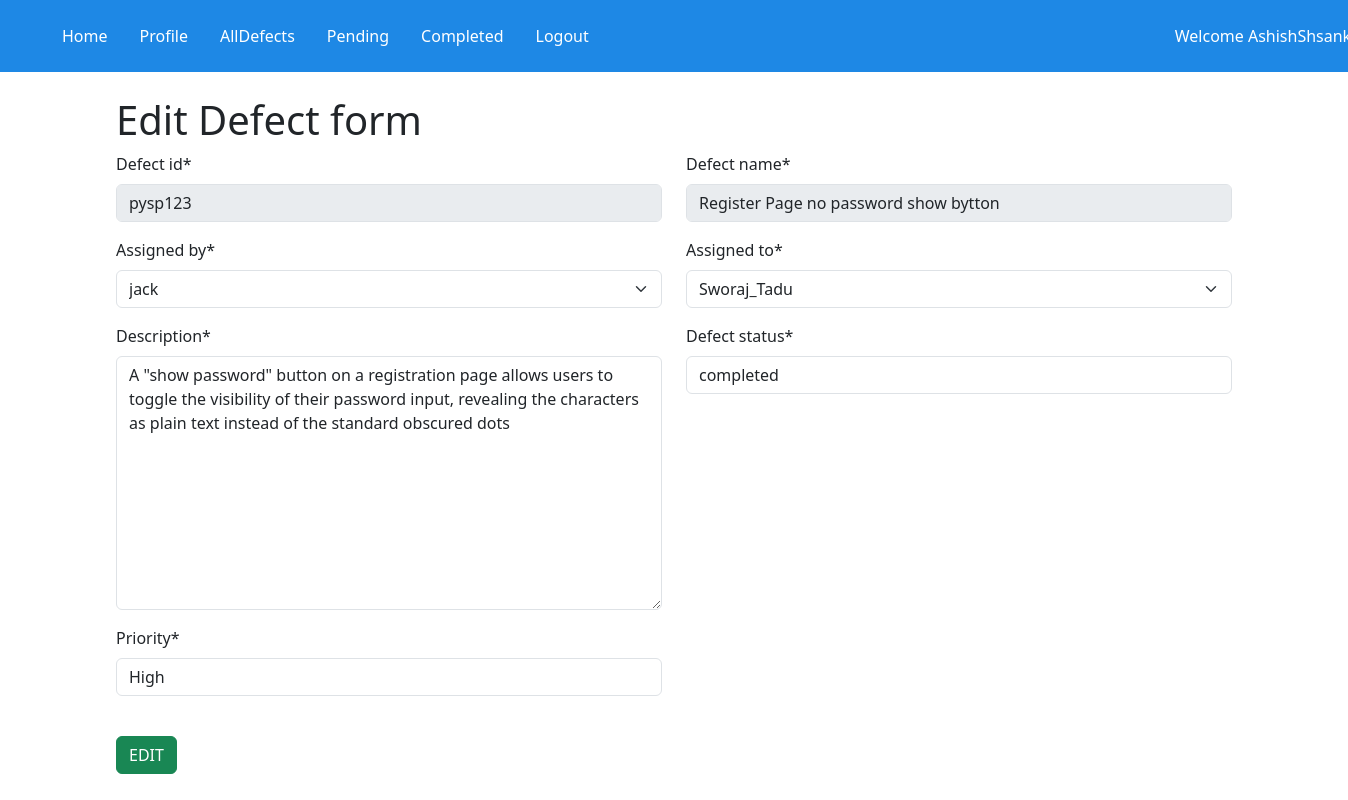
/defects/edit/1 (signed in), run on the app's committed database.
### defects/models.py (models this page shows, shortened)
class Defects_details(models.Model):
    defect_id = models.CharField(max_length=100)
    defect_name = models.CharField(max_length=100)
    assigned_by = models.ForeignKey(Testers,on_delete=models.CASCADE)
    assigned_to = models.ForeignKey(Developers,on_delete=models.CASCADE)
    description = models.TextField()
    defect_status = models.CharField(max_length=100)
    priority = models.CharField(max_length=100)
    assigned_date = models.DateField(auto_now_add=True)

### defects/views.py (the view)
# urls.py: path('/edit/<int:id>',views.edit_defect,name='edit'),
@login_required(login_url='login')
def edit_defect(request,id=0):
    defect = Defects_details.objects.get(id=id)
    if request.method == 'POST':
        form = defdetails(request.POST,instance=defect)
        if form.is_valid():
            form.save()
            return redirect('defectdetal')
    else:
        form = defdetails(instance=defect)
    return render(request,'defects/edit.html',{'form':form})

### defects/forms.py
class defdetails(forms.ModelForm):
    defect_id = forms.CharField(max_length=100,disabled=True)
    defect_name = forms.CharField(max_length=100,disabled=True)
    class Meta:
        model = Defects_details
        fields = ['defect_id','defect_name','assigned_by','assigned_to','description','defect_status','priority']

### defects/models.py (called while the page is built)
    def __str__(self):
        return self.dev_name.username

    def __str__(self):
        return self.tester_name.username

### templates/defects/edit.html (shortened to what this page needs)
{% extends "defects/base.html" %}
{% load crispy_forms_tags %}
{% block content %}
<div class="container">
    <div class="jumbtron"><br>
        <h1> Edit Defect form </h1>
        <form method="post">
            <div class="row">
                <div class="col-md-6">
                    {{form.defect_id | as_crispy_field}}
                </div>
                <div class="col-md-6">
                    {{form.defect_name | as_crispy_field}}
                </div>
                <br>
                <div class="col-md-6">
                    {{form.assigned_by | as_crispy_field}}
                </div>
                <div class="col-md-6">
                    {{form.assigned_to | as_crispy_field}}
                </div>
                <br>
                <div class="col-md-6">
                    {{form.description | as_crispy_field}}
                </div>
                <div class="col-md-6">
                    {{form.defect_status | as_crispy_field}}
                </div>
                <br>
                <div class="col-md-6">
                    {{form.priority | as_crispy_field}}
                </div>
            </div>
            <br>
            <input type="submit" value="EDIT" class="btn btn-success">
        </form>
    </div>
</div>
{% endblock  %}

### templates/defects/base.html (shortened to what this page needs)
<!DOCTYPE html>
<html lang="en">
<head>
    <link href="https://cdn.jsdelivr.net/npm/bootstrap@5.3.7/dist/css/bootstrap.min.css" rel="stylesheet">
    <link rel="stylesheet" href="https://cdn.jsdelivr.net/npm/bootstrap-icons@1.13.1/font/bootstrap-icons.min.css">
</head>
<body>
    <div class="navbar nav-light" style="background-color: #1E88E5; color: white;">
        <div class="container">
            <ul class="nav navbar" style="position:relative; left: -70px;">
                <li class="nav-item"><a href="{% url "home" %}" class="nav-link" style="color: white;">Home</a></li>
                <li class="nav-item"><a href="{% url "profile" %}" class="nav-link" style="color: white;">Profile</a></li>
                <li class="nav-item"><a href="{% url "defectdetal" %}" class="nav-link" style="color: white;">AllDefects</a></li>
                <li class="nav-item"><a href="{% url "pending" %}" class="nav-link" style="color: white;">Pending</a></li>
                <li class="nav-item"><a href="{% url "completed" %}" class="nav-link" style="color: white;">Completed</a></li>
                <li class="nav-item"><a href="{% url "logout" %}" class="nav-link" style="color: white;">Logout</a></li>
                <li class="nav-item" style="position: relative; left: 570px;">Welcome {{user.username}}</li>
            </ul>
        </div>
    </div>
    {% block content %}
    {% endblock  %}
</body>
</html>

### data on the page
Defects_details: defect_id "pysp123", defect_name "Register Page no password show bytton", assigned_by "jack", assigned_to "Sworaj_Tadu", description "A \"show password\" button on a registration page allows users to toggle the visibility of their password input, revealing the characters as plain text instead of the standard obscured dots", defect_status "completed", priority "High"
